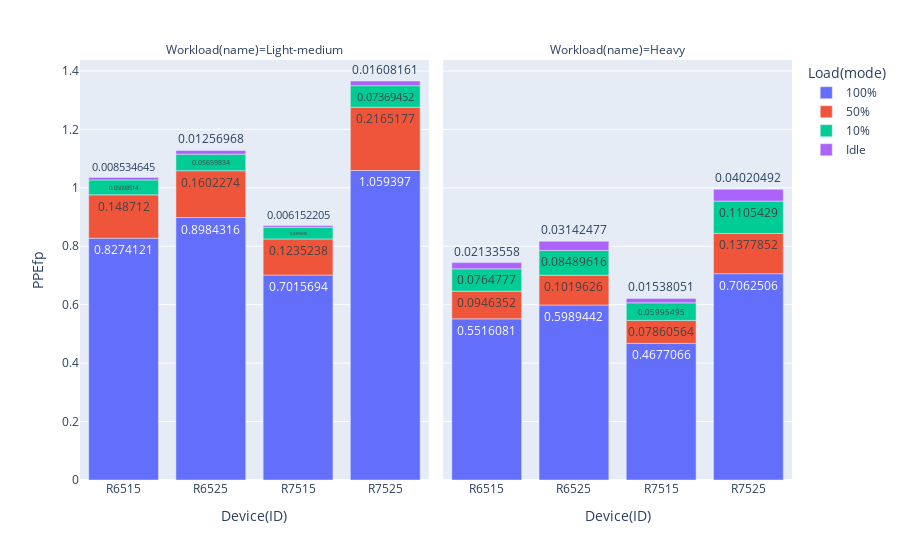

The notebook cell saved with this chart:
### Markdown cell above
## Workload distribution per device on floating-point

### Code cell
import plotly.express as px

fig = px.bar(spec, x="Device(ID)", y="PPEfp", color="Load(mode)", text_auto=True, facet_col="Workload(name)")
#fig.update_traces(textinfo="label+percent root")
fig.show()

### Figure 1 — Plotly figure (JSON) as saved in the notebook; plotly's stock layout.template omitted (floating-point values rounded to 4 significant figures)
{"data": [{"alignmentgroup": "True", "hovertemplate": "Load(mode)=100%<br>Workload(name)=Light-medium<br>Device(ID)=%{x}<br>PPEfp=%{y}<extra></extra>", "legendgroup": "100%", "marker": {"color": "#636efa", "pattern": {"shape": ""}}, "name": "100%", "offsetgroup": "100%", "orientation": "v", "showlegend": true, "textposition": "auto", "texttemplate": "%{y}", "type": "bar", "x": ["R6515", "R6525", "R7515", "R7525"], "xaxis": "x", "y": [0.8274, 0.8984, 0.7016, 1.059], "yaxis": "y"}, {"alignmentgroup": "True", "hovertemplate": "Load(mode)=100%<br>Workload(name)=Heavy<br>Device(ID)=%{x}<br>PPEfp=%{y}<extra></extra>", "legendgroup": "100%", "marker": {"color": "#636efa", "pattern": {"shape": ""}}, "name": "100%", "offsetgroup": "100%", "orientation": "v", "showlegend": false, "textposition": "auto", "texttemplate": "%{y}", "type": "bar", "x": ["R6515", "R6525", "R7515", "R7525"], "xaxis": "x2", "y": [0.5516, 0.5989, 0.4677, 0.7063], "yaxis": "y2"}, {"alignmentgroup": "True", "hovertemplate": "Load(mode)=50%<br>Workload(name)=Light-medium<br>Device(ID)=%{x}<br>PPEfp=%{y}<extra></extra>", "legendgroup": "50%", "marker": {"color": "#EF553B", "pattern": {"shape": ""}}, "name": "50%", "offsetgroup": "50%", "orientation": "v", "showlegend": true, "textposition": "auto", "texttemplate": "%{y}", "type": "bar", "x": ["R6515", "R6525", "R7515", "R7525"], "xaxis": "x", "y": [0.1487, 0.1602, 0.1235, 0.2165], "yaxis": "y"}, {"alignmentgroup": "True", "hovertemplate": "Load(mode)=50%<br>Workload(name)=Heavy<br>Device(ID)=%{x}<br>PPEfp=%{y}<extra></extra>", "legendgroup": "50%", "marker": {"color": "#EF553B", "pattern": {"shape": ""}}, "name": "50%", "offsetgroup": "50%", "orientation": "v", "showlegend": false, "textposition": "auto", "texttemplate": "%{y}", "type": "bar", "x": ["R6515", "R6525", "R7515", "R7525"], "xaxis": "x2", "y": [0.09464, 0.102, 0.07861, 0.1378], "yaxis": "y2"}, {"alignmentgroup": "True", "hovertemplate": "Load(mode)=10%<br>Workload(name)=Light-medium<br>Device(ID)=%{x}<br>PPEfp=%{y}<extra></extra>", "legendgroup": "10%", "marker": {"color": "#00cc96", "pattern": {"shape": ""}}, "name": "10%", "offsetgroup": "10%", "orientation": "v", "showlegend": true, "textposition": "auto", "texttemplate": "%{y}", "type": "bar", "x": ["R6515", "R6525", "R7515", "R7525"], "xaxis": "x", "y": [0.05099, 0.0566, 0.03997, 0.07369], "yaxis": "y"}, {"alignmentgroup": "True", "hovertemplate": "Load(mode)=10%<br>Workload(name)=Heavy<br>Device(ID)=%{x}<br>PPEfp=%{y}<extra></extra>", "legendgroup": "10%", "marker": {"color": "#00cc96", "pattern": {"shape": ""}}, "name": "10%", "offsetgroup": "10%", "orientation": "v", "showlegend": false, "textposition": "auto", "texttemplate": "%{y}", "type": "bar", "x": ["R6515", "R6525", "R7515", "R7525"], "xaxis": "x2", "y": [0.07648, 0.0849, 0.05995, 0.1105], "yaxis": "y2"}, {"alignmentgroup": "True", "hovertemplate": "Load(mode)=Idle<br>Workload(name)=Light-medium<br>Device(ID)=%{x}<br>PPEfp=%{y}<extra></extra>", "legendgroup": "Idle", "marker": {"color": "#ab63fa", "pattern": {"shape": ""}}, "name": "Idle", "offsetgroup": "Idle", "orientation": "v", "showlegend": true, "textposition": "auto", "texttemplate": "%{y}", "type": "bar", "x": ["R6515", "R6525", "R7515", "R7525"], "xaxis": "x", "y": [0.008535, 0.01257, 0.006152, 0.01608], "yaxis": "y"}, {"alignmentgroup": "True", "hovertemplate": "Load(mode)=Idle<br>Workload(name)=Heavy<br>Device(ID)=%{x}<br>PPEfp=%{y}<extra></extra>", "legendgroup": "Idle", "marker": {"color": "#ab63fa", "pattern": {"shape": ""}}, "name": "Idle", "offsetgroup": "Idle", "orientation": "v", "showlegend": false, "textposition": "auto", "texttemplate": "%{y}", "type": "bar", "x": ["R6515", "R6525", "R7515", "R7525"], "xaxis": "x2", "y": [0.02134, 0.03142, 0.01538, 0.0402], "yaxis": "y2"}], "layout": {"annotations": [{"font": {}, "showarrow": false, "text": "Workload(name)=Light-medium", "x": 0.245, "xanchor": "center", "xref": "paper", "y": 1, "yanchor": "bottom", "yref": "paper"}, {"font": {}, "showarrow": false, "text": "Workload(name)=Heavy", "x": 0.755, "xanchor": "center", "xref": "paper", "y": 1, "yanchor": "bottom", "yref": "paper"}], "barmode": "relative", "legend": {"title": {"text": "Load(mode)"}, "tracegroupgap": 0}, "margin": {"t": 60}, "xaxis": {"anchor": "y", "domain": [0, 0.49], "title": {"text": "Device(ID)"}}, "xaxis2": {"anchor": "y2", "domain": [0.51, 1], "matches": "x", "title": {"text": "Device(ID)"}}, "yaxis": {"anchor": "x", "domain": [0, 1], "title": {"text": "PPEfp"}}, "yaxis2": {"anchor": "x2", "domain": [0, 1], "matches": "y", "showticklabels": false}}}
